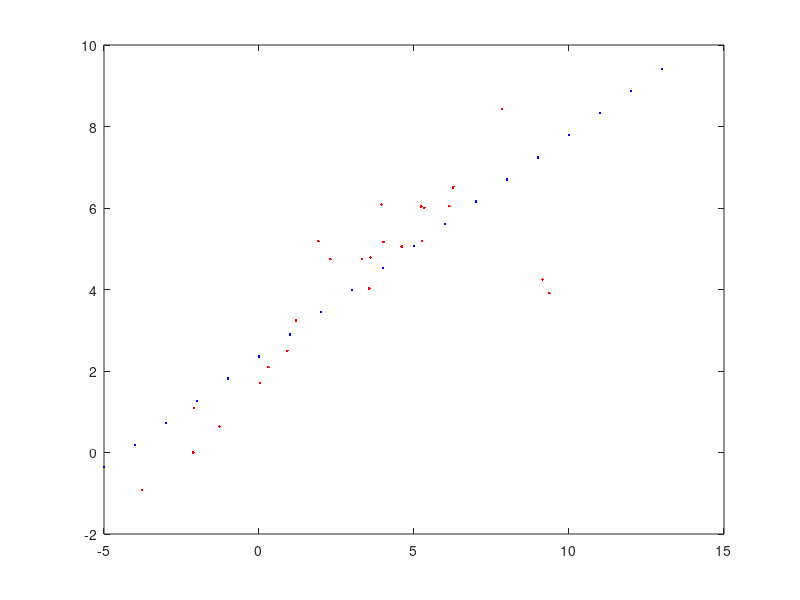

Write the MATLAB code that produced this figure.
function [a b] = e_6d()
	data_ = load('brain.txt');
	data_ = [data_(1:13,:);
		data_(16:24, :);
		data_(26:end, :)]
	data = log(data_);
	x_ = mean(data(:,1));
	y_ = mean(data(:,2));
	n = size(data,1);
	num = 0;
	den = 0;
	num = (data(:,1)-x_)'*(data(:,2)-y_);
	den = (data(:,1)-x_)'*(data(:,1)-x_);
	
	if (den == 0)
		a = Inf;
		b = data(1,1);
	else
		b = num/den;
		a = y_ - b * x_;
	end
	
	plot(data(:,1),data(:,2), 'r.');
	hold on;
	v = [-5:13];
	plot(v,v*b+a, 'b.');
	hold off;
end
